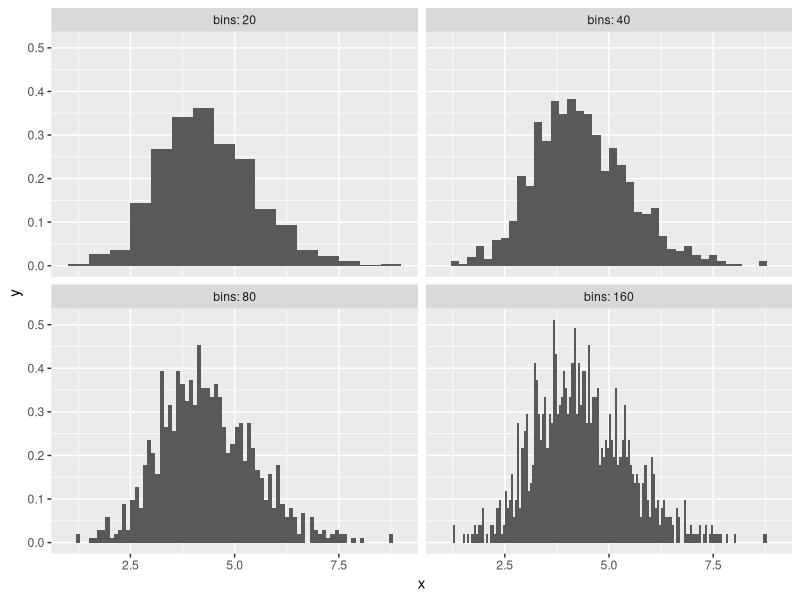
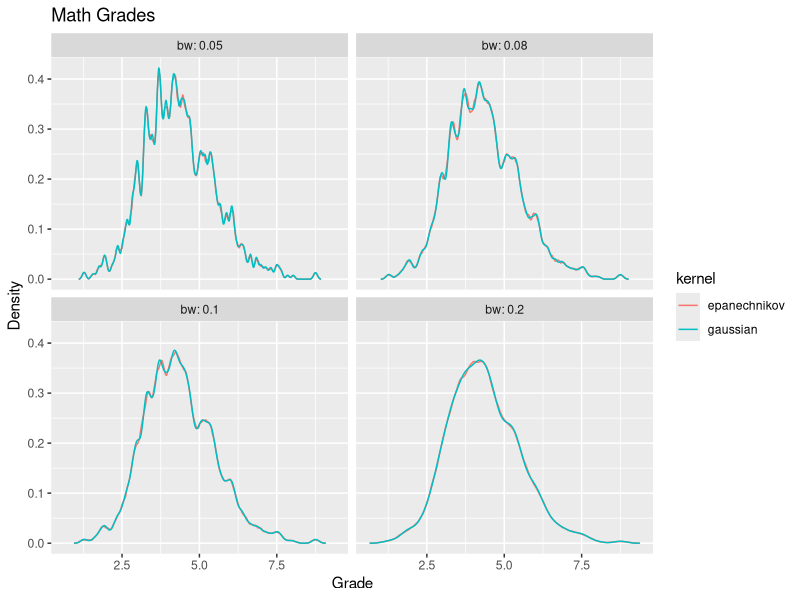
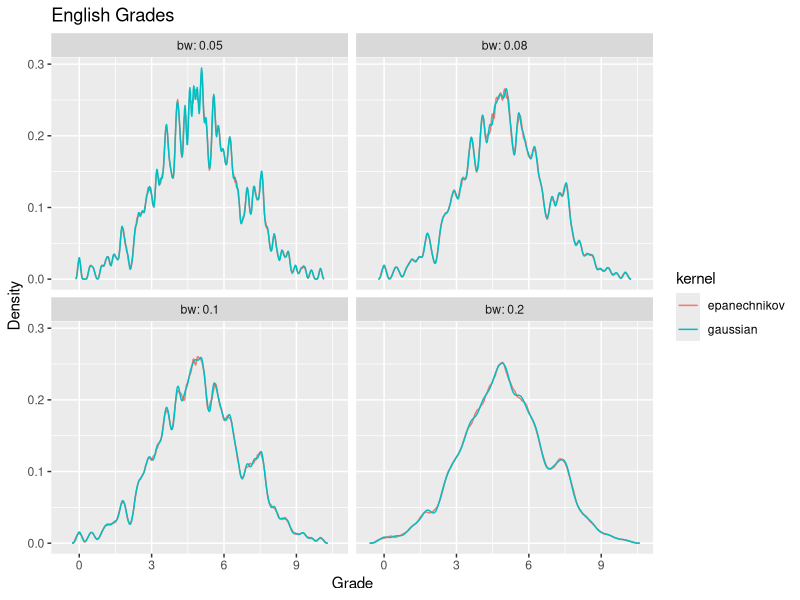
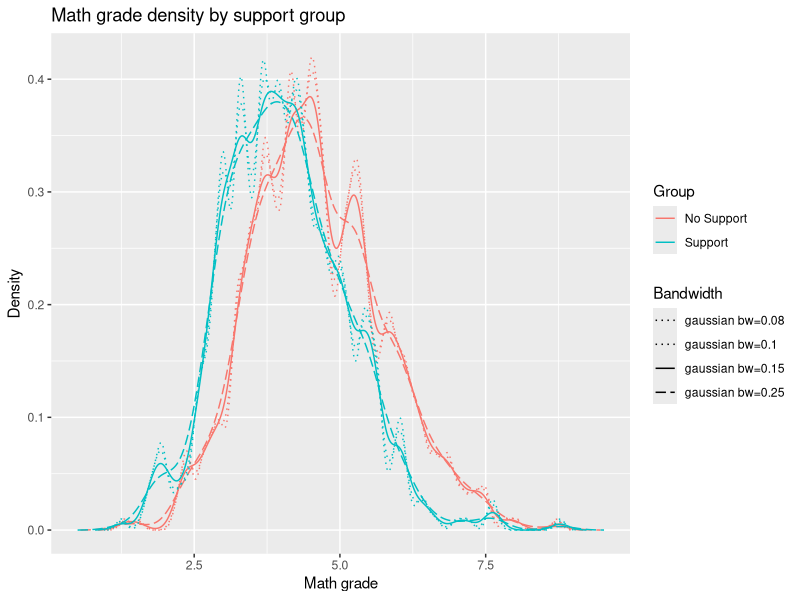

The R script that drew these images, in order:
## ---- chunk 1
knitr::opts_chunk$set(echo = TRUE)
library(haven)
library(ggplot2)
library(lmerTest)
## ---- chunk 2
data_grades <- read.csv("data_grades.csv")

# Some histograms first
bins <- c(20, 40, 80, 160)
results_hist <- data.frame()
for (b in bins) {
  h <- hist(data_grades$grade_Math, breaks=b, plot=FALSE)
  bin_width <- h$breaks[2] - h$breaks[1]
  results_hist <- rbind(results_hist, data.frame(
    x = h$mids,
    y = h$density,
    bins = b,
    width = bin_width
  ))
}

ggplot(results_hist, aes(x=x, y=y, width=width)) +
  geom_bar(stat="identity") +
  facet_wrap(~bins, labeller=label_both)


# Do the kernels now
bandwidths <- c(0.05, 0.08, 0.1, 0.2)
kernels <- c("gaussian", "epanechnikov")

# Math
results <- data.frame()
for (bw in bandwidths) {
  for (kr in kernels) {
     d <- density(data_grades$grade_Math, bw=bw, kernel=kr)
     results <- rbind(results, data.frame(
      x = d$x,
      y = d$y,
      bw = bw,
      kernel = kr
    ))
  }
}

ggplot(results, aes(x=x, y=y, color=kernel)) +
  geom_line() +
  facet_wrap(~bw, labeller=label_both) +
  labs(x="Grade", y="Density", title="Math Grades")

# English
results <- data.frame()
for (bw in bandwidths) {
  for (kr in kernels) {
     d <- density(data_grades$grade_English, bw=bw, kernel=kr)
     results <- rbind(results, data.frame(
      x = d$x,
      y = d$y,
      bw = bw,
      kernel = kr
    ))
  }
}

ggplot(results, aes(x=x, y=y, color=kernel)) +
  geom_line() +
  facet_wrap(~bw, labeller=label_both) +
  labs(x="Grade", y="Density", title="English Grades")

## ---- chunk 3

bandwidths <- c(0.25, 0.15, 0.1, 0.08)

# Create a function to avoid all the copy+paste
compute_density <- function(data, bandwidths, kernel="gaussian") {
  results <- data.frame()
  for (bw in bandwidths) {
    d <- density(data, bw=bw, kernel=kernel)
    results <- rbind(results, data.frame(
      x = d$x,
      y = d$y,
      bw = bw,
      kernel = kernel,
      label = paste0(kernel, " bw=", bw)
    ))
  }
  return(results)
}

dens_support <- compute_density(data_grades$grade_Math[data_grades$HasSupport == TRUE], bandwidths)
dens_support$group <- "Support"

dens_no_support <- compute_density(data_grades$grade_Math[data_grades$HasSupport == FALSE], bandwidths)
dens_no_support$group <- "No Support"

results_q3 <- rbind(dens_support, dens_no_support)

ggplot(results_q3, aes(x=x, y=y, color=group, linetype=label)) +
  geom_line() +
  scale_linetype_manual(values=c(
    "gaussian bw=0.25" = "longdash",
    "gaussian bw=0.15" = "solid", # best one
    "gaussian bw=0.1" = "dotted",
    "gaussian bw=0.08" = "dotted"
  )) +
  labs(x="Math grade", y="Density", 
       title="Math grade density by support group",
       color="Group", linetype="Bandwidth")

## ---- chunk 4
reg_lmm = lmerTest::lmer(grade_Math ~ HasSupport + (1|class), data = data_grades)
summary (reg_lmm)
